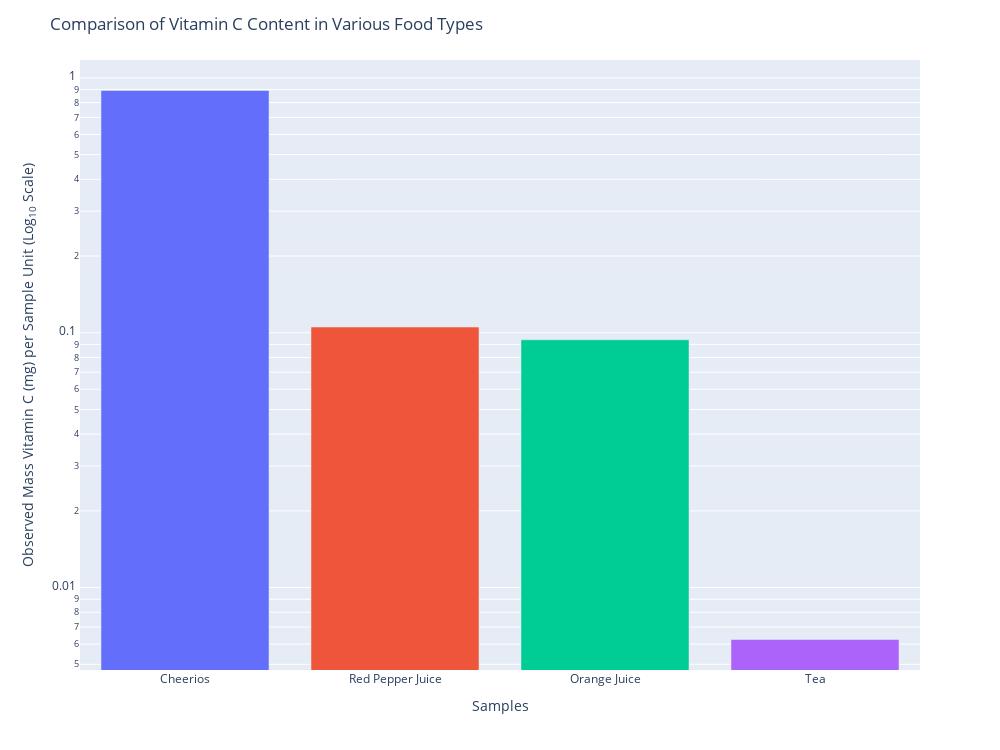

Notebook source saved alongside this figure:
### Code cell
df_fig1 = df.sort_values(by="Mass Vitamin C (g) per Sample Unit", ascending=False)
df_fig1["Mass Vitamin C (mg) per Sample Unit"] = df_fig1["Mass Vitamin C (g) per Sample Unit"] * 1000

fig = px.bar(
    df_fig1,
    x = df.index,
    y = "Mass Vitamin C (mg) per Sample Unit",
    color = df.index,
    log_y=True
)

fig.update_layout(
    height=750,
    width=1000,
    title="Comparison of Vitamin C Content in Various Food Types",
    xaxis_title="Samples",
    yaxis_title="Observed Mass Vitamin C (mg) per Sample Unit (Log<sub>10</sub> Scale)",
    showlegend=False
)

fig

### Figure 1 — Plotly figure (JSON) as saved in the notebook; plotly's stock layout.template omitted (floating-point values rounded to 4 significant figures)
{"data": [{"alignmentgroup": "True", "hovertemplate": "color=Cheerios<br>x=%{x}<br>Mass Vitamin C (mg) per Sample Unit=%{y}<extra></extra>", "legendgroup": "Cheerios", "marker": {"color": "#636efa", "pattern": {"shape": ""}}, "name": "Cheerios", "offsetgroup": "Cheerios", "orientation": "v", "showlegend": true, "textposition": "auto", "type": "bar", "x": ["Cheerios"], "xaxis": "x", "y": [0.8924], "yaxis": "y"}, {"alignmentgroup": "True", "hovertemplate": "color=Red Pepper Juice<br>x=%{x}<br>Mass Vitamin C (mg) per Sample Unit=%{y}<extra></extra>", "legendgroup": "Red Pepper Juice", "marker": {"color": "#EF553B", "pattern": {"shape": ""}}, "name": "Red Pepper Juice", "offsetgroup": "Red Pepper Juice", "orientation": "v", "showlegend": true, "textposition": "auto", "type": "bar", "x": ["Red Pepper Juice"], "xaxis": "x", "y": [0.1053], "yaxis": "y"}, {"alignmentgroup": "True", "hovertemplate": "color=Orange Juice<br>x=%{x}<br>Mass Vitamin C (mg) per Sample Unit=%{y}<extra></extra>", "legendgroup": "Orange Juice", "marker": {"color": "#00cc96", "pattern": {"shape": ""}}, "name": "Orange Juice", "offsetgroup": "Orange Juice", "orientation": "v", "showlegend": true, "textposition": "auto", "type": "bar", "x": ["Orange Juice"], "xaxis": "x", "y": [0.09384], "yaxis": "y"}, {"alignmentgroup": "True", "hovertemplate": "color=Tea<br>x=%{x}<br>Mass Vitamin C (mg) per Sample Unit=%{y}<extra></extra>", "legendgroup": "Tea", "marker": {"color": "#ab63fa", "pattern": {"shape": ""}}, "name": "Tea", "offsetgroup": "Tea", "orientation": "v", "showlegend": true, "textposition": "auto", "type": "bar", "x": ["Tea"], "xaxis": "x", "y": [0.006256], "yaxis": "y"}], "layout": {"barmode": "relative", "height": 750, "legend": {"title": {"text": "color"}, "tracegroupgap": 0}, "margin": {"t": 60}, "showlegend": false, "title": {"text": "Comparison of Vitamin C Content in Various Food Types"}, "width": 1000, "xaxis": {"anchor": "y", "domain": [0, 1], "title": {"text": "Samples"}}, "yaxis": {"anchor": "x", "domain": [0, 1], "title": {"text": "Observed Mass Vitamin C (mg) per Sample Unit (Log<sub>10</sub> Scale)"}, "type": "log"}}}
